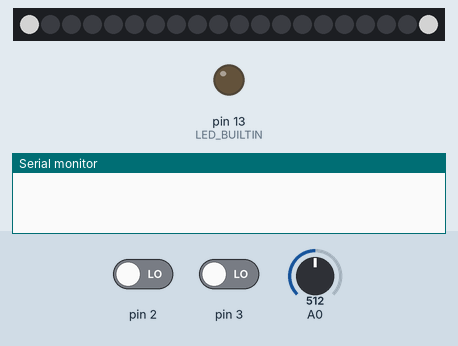
The sketch below on a simulated Arduino Uno, built with avr-gcc and run on an emulated ATmega328P. On the bench: 20 RGB LEDs in strip order, left to right, output pins drawn as LEDs (lit = HIGH), the last lines printed to the serial monitor. Inputs (shaded band) come from the test bench; at power-on: A0 = 512, pin 2 LOW, pin 3 LOW. Dim RGB values are drawn brighter than linear.

Above: at 1.2 s.
1.3 s: A0 set to 0
At 2.5 s:
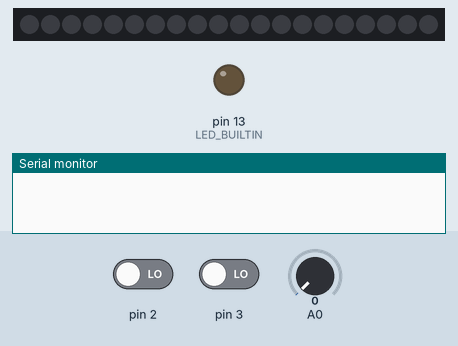
2.8 s: A0 set to 122
At 4.0 s:
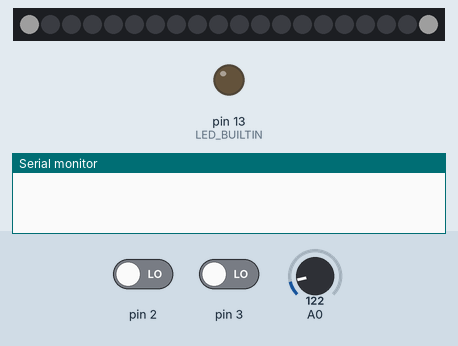
4.3 s: A0 set to 6
At 5.3 s:
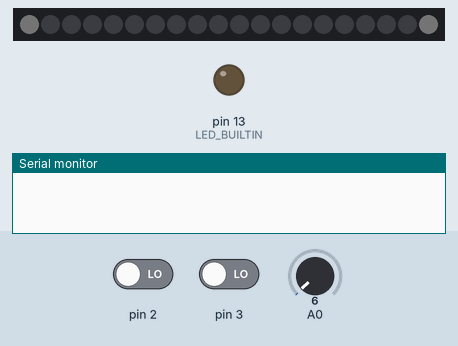
5.8 s: pin 2 driven HIGH and pin 3 driven HIGH
At 6.5 s:
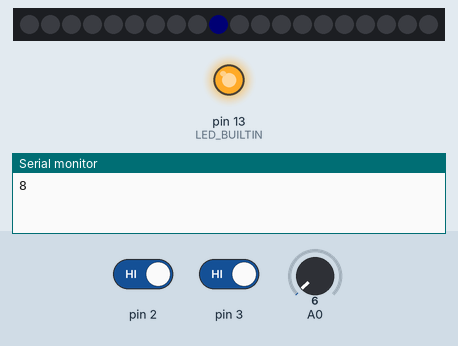
Timing chart, 0 to 8.3 s (numbered marks = the images above; inputs shaded):
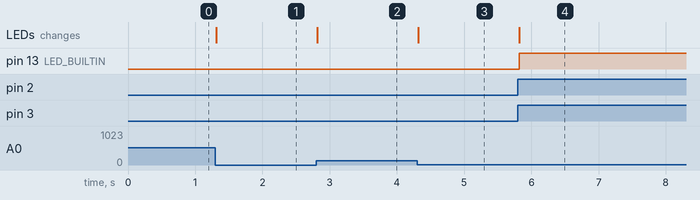

Measured:
- after the input at 1.3 s, the LEDs: change at once (image 1)
- after the input at 2.8 s, the LEDs: change at once (image 2)
- after the input at 4.3 s, the LEDs: change at once (image 3)
- after the input at 5.8 s, pin 13 (LED_BUILTIN): LOW → HIGH at once; the LEDs: change at once (image 4)

The sketch:

BAT2.ino
```cpp
// radar-style Point to shoot sound with two microphones
#include <Arduino.h>
#include <Math.h>
#include <FastLED.h> //https://github.com/FastLED/FastLED

#define NUM_LEDS 20  // How many leds in your strip?
#define DATA_PIN 9  // LED strip pin
CRGB leds[NUM_LEDS]; // Define the array of leds

int range = 180; //width of detection sector
int degree;    // degree to shoot point
int delta = 0; // delay of signal between microphones
int delays[NUM_LEDS]; //delays of each degree

boolean quiet = true ;  // mark of no shoots
boolean centre = false ; // mark of centre position
word radar[NUM_LEDS];    //number of shoots at each directions
byte pos =0; //led position
byte lednum;
byte  br = 200; //brightness of led-s
byte  br1 = 0; //brightness of led-s
int ar; // read analog signal from potentiometer

long base = 240; //distance between microphones in mm
long r=base/2;
long x = 0; // delay between signal in mmm
long v = 340 ; // sound speed
long rd=1000*r/v;  //time in micros that sound pass the radius
byte i;
int correction; // value from 4 adjuct center position
// variables to write interrupts time
volatile unsigned long time1 = 0;
volatile unsigned long time2 = 0;

void setup() {
Serial.begin(9600);
degree=180/NUM_LEDS;
for (i=0; i<NUM_LEDS ; i++) //some math for begin becose arduino not so good in it
{
  delays[i]=rd*cos((degree*i+degree/2)*3.141592/180); // signal delay in micros for each direction
 // Serial.print(delays[i]); Serial.println(); // just check 4 debug
}


 pinMode(LED_BUILTIN, OUTPUT);

  for (i=0; i<NUM_LEDS ; i++){leds[i]=0;}

      FastLED.addLeds<WS2812B, DATA_PIN, GRB>(leds, NUM_LEDS);  // GRB ordering is typical, RGB if wrong colors

      leds[0] = CRGB::White; // next 3 lines set white color of border screen sectors
      leds[NUM_LEDS-1] = CRGB::White;
      FastLED.setBrightness(br);
      FastLED.show();

      attachInterrupt(0, sensor_1, RISING); //left sensor
      attachInterrupt(1, sensor_2, RISING); //right sensor
}

void loop()
{
ar=analogRead(0);
br1=map(ar, 0, 1023, 0, 255);
if (abs(br1-br)>7) //set brightness if its really changed
{
br=br1;
FastLED.setBrightness(br);
FastLED.show();
}
delay(100);

    if ( time1 != 0 && time2 != 0 )
    {
      quiet=false;
            delta=time2-time1;
        //    if (abs(delta)>delays[0] ) {goto wrongarg;}
        Serial.print(delta); Serial.println(); // click on middle betwen microphones will return closer to 0 digit (you need adjuct it by mic. sensitivity)
        correction=-2; // to precision adjuct set small(-50 to 50) value from serial monitor multiplied on -1 to correction variable
        delta=delta+correction;
      for (i=0; i<NUM_LEDS ; i++){  if (delta<delays[i]){ lednum=i; } }

      radar[lednum]++;

      if (abs(delta)<16) {centre=true;} else {centre=false;}

       for (i=0; i<NUM_LEDS ; i++){  //display shoot intense - <3 - blue sector 4-9 - green sector, over 9 - red sector
       leds[0] = CRGB::Black;
       leds[NUM_LEDS-1] = CRGB::Black;
       if ( radar[i] > 9 ) { leds[i] =  leds[i] = CRGB::Red; }
       else {if ( radar[i] > 4  ) {leds[i] = leds[i] = CRGB::Green; }
       else {if ( radar[i] > 0  ) {leds[i] = leds[i] = CRGB::Blue; } }}

      if (centre) {digitalWrite(LED_BUILTIN, HIGH);} else {digitalWrite(LED_BUILTIN, LOW);}
      }
      FastLED.setBrightness(br);
      FastLED.show();

      wrongarg:

      delay(50);
          time1 = 0;
          time2 = 0;
    }

}

void sensor_1()
{ if ( time1 == 0 ) { time1=micros(); } }

void sensor_2()
{ if ( time2 == 0 ) { time2=micros();}  }
```
